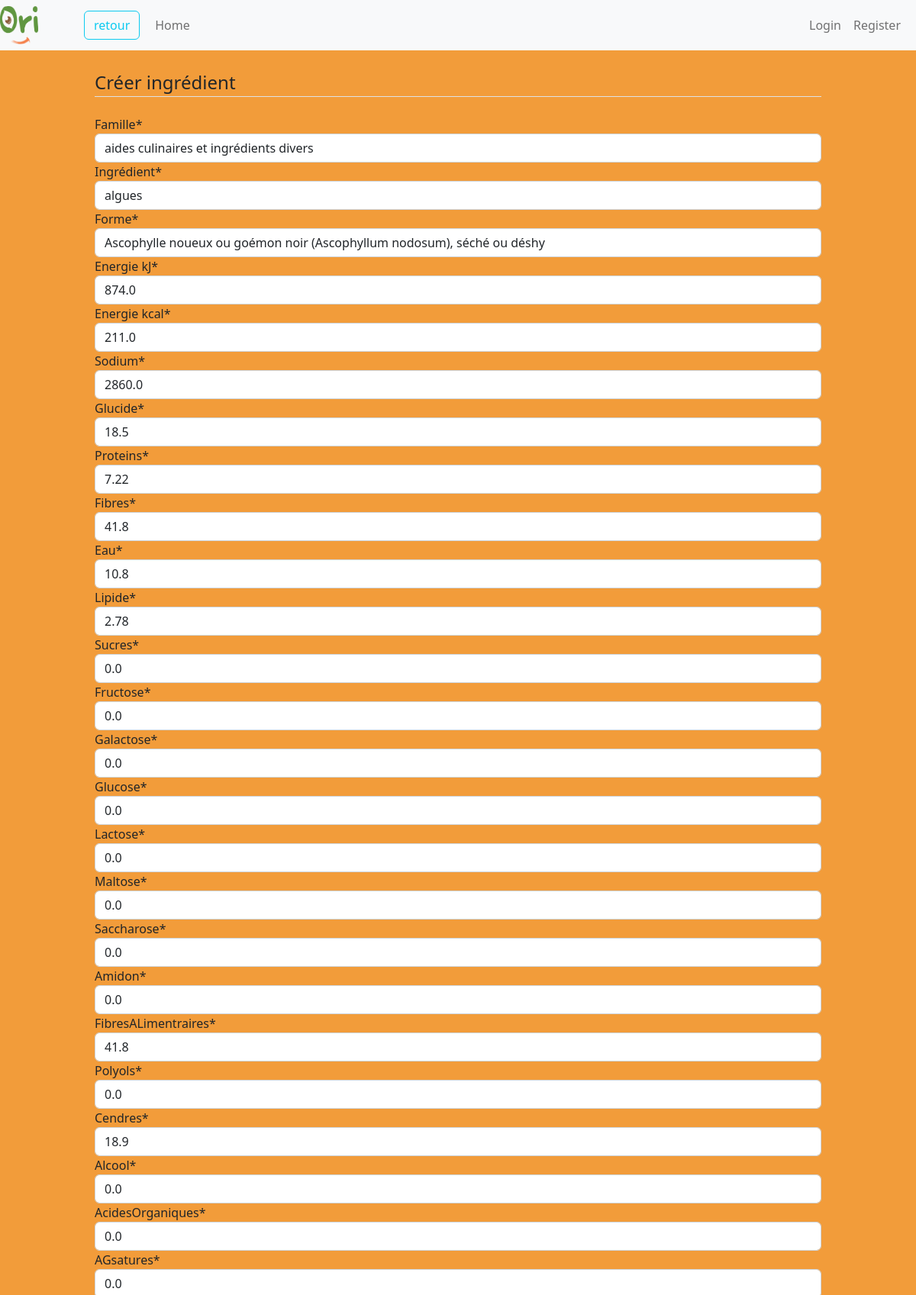
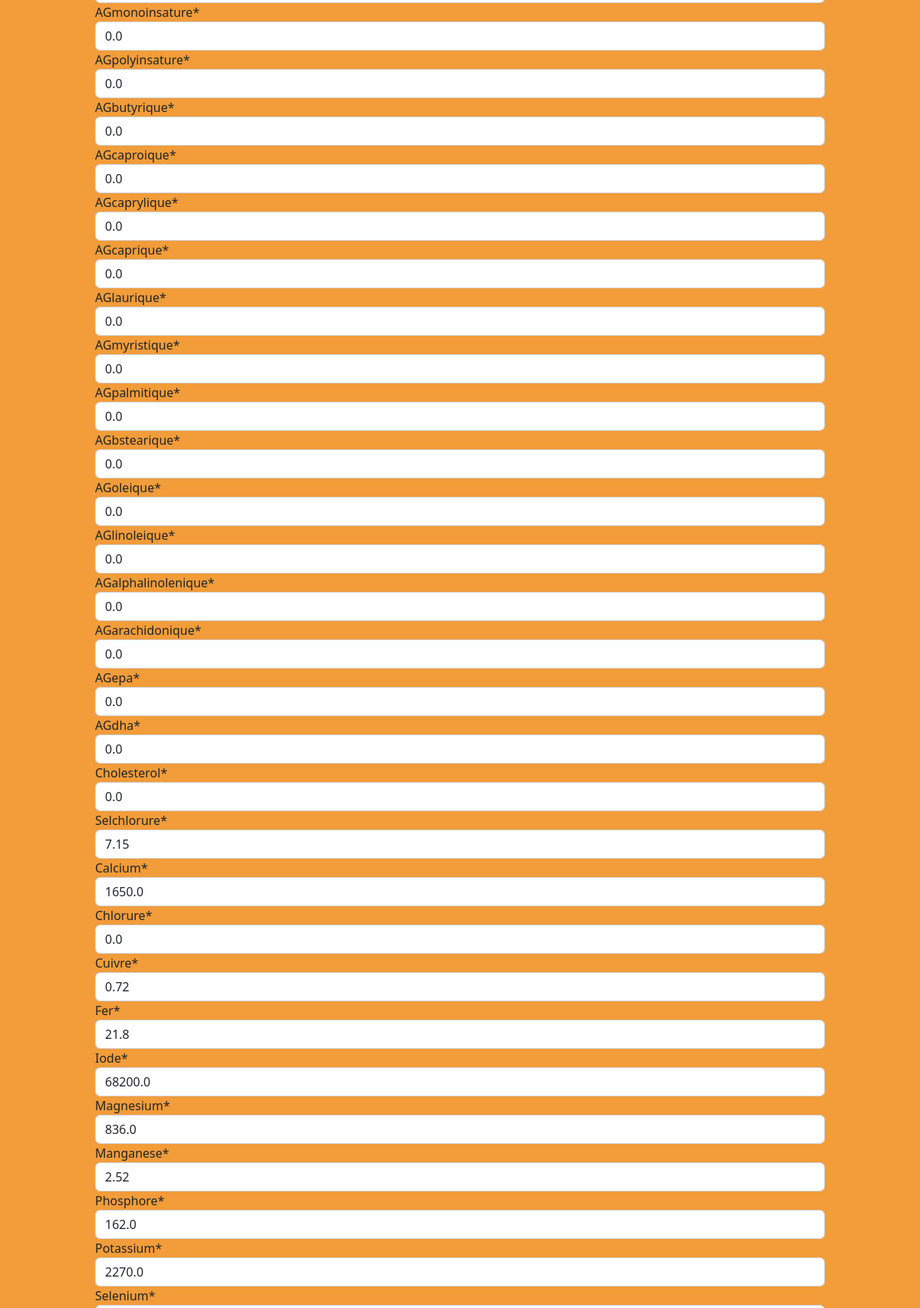
The app's page /ingredients/3117/update (upper part) with its own data (2 pictures, top to bottom).
### recipe/models.py (models this page shows, shortened)
class Ingredient(models.Model):
    famille = models.ForeignKey(Famille, on_delete=models.CASCADE, related_name="famille_ingredient", null=True)
    forme = models.ForeignKey(Forme, on_delete=models.CASCADE, related_name="forme_ingredient", null=True, verbose_name='ingrédient')
    name = models.CharField(max_length=500, verbose_name='forme')
    energie_kJ = models.FloatField(null= True)
    energie_kcal = models.FloatField(null= True)
    sodium = models.FloatField(null= True)
    glucide = models.FloatField(null= True)
    proteins = models.FloatField(null= True)
    fibres = models.FloatField(null= True)
    eau = models.FloatField(null= True)
    lipide = models.FloatField(null= True)
    sucres = models.FloatField(null= True)
    fructose = models.FloatField(null= True)
    galactose = models.FloatField(null= True)
    glucose = models.FloatField(null= True)
    lactose = models.FloatField(null= True)
    maltose = models.FloatField(null= True)
    saccharose = models.FloatField(null= True)
    amidon = models.FloatField(null= True)
    fibresALimentraires = models.FloatField(null= True)
    polyols = models.FloatField(null= True)
    cendres = models.FloatField(null= True)
    alcool = models.FloatField(null= True)
    acidesOrganiques = models.FloatField(null= True)
    AGsatures = models.FloatField(null= True)
    AGmonoinsature = models.FloatField(null= True)
    AGpolyinsature = models.FloatField(null= True)
    AGbutyrique = models.FloatField(null= True)
    AGcaproique = models.FloatField(null= True)
    AGcaprylique = models.FloatField(null= True)
    AGcaprique = models.FloatField(null= True)
    AGlaurique = models.FloatField(null= True)
    AGmyristique = models.FloatField(null= True)
    AGpalmitique = models.FloatField(null= True)
    AGbstearique = models.FloatField(null= True)
    AGoleique = models.FloatField(null= True)
    AGlinoleique = models.FloatField(null= True)
    AGalphalinolenique = models.FloatField(null= True)
    AGarachidonique = models.FloatField(null= True)
    AGepa = models.FloatField(null= True)
    AGdha = models.FloatField(null = True)
    cholesterol = models.FloatField(null= True)
    selchlorure = models.FloatField(null= True)
    calcium = models.FloatField(null= True)
    chlorure = models.FloatField(null= True)
    cuivre = models.FloatField(null= True)
    fer = models.FloatField(null= True)
    iode = models.FloatField(null= True)
    magnesium = models.FloatField(null= True)
    manganese = models.FloatField(null= True)
    phosphore = models.FloatField(null= True)
    potassium = models.FloatField(null= True)
    selenium = models.FloatField(null= True)
    zinc = models.FloatField(null= True)
    retinol = models.FloatField(null= True)
    betaCarotene = models.FloatField(null= True)
    vitamineD = models.FloatField(null= True)
    vitamineE = models.FloatField(null= True)
    VitamineK1 = models.FloatField(null= True)
    vitamineK2 = models.FloatField(null= True)
    vitamineB1 = models.FloatField(null= True)
    vitamineB2 = models.FloatField(null= True)
    VitamineB3 = models.FloatField(null= True)
    vitamineB5 = models.FloatField(null= True)
    vitamineB6 = models.FloatField(null= True)
    vitamineB9 = models.FloatField(null= True)
    VitamineB12 = models.FloatField(null= True)

class Famille(models.Model):
    name = models.CharField(max_length=1000)
    def __str__(self):
        return self.name

### recipe/views.py (the view)
# urls.py: path('ingredients/<int:pk>/update', views.IngredientUpdateView.as_view(), name="ingredients-update"),
class IngredientUpdateView(UpdateView):
    model = models.Ingredient
    template_name = 'ingredients/ingredient_form.html'
    fields = '__all__'
    success_url = reverse_lazy('ingredients-recipe')

### recipe/models.py (called while the page is built)
    def __str__(self):
        return self.name

### recipe/templates/ingredients/ingredient_form.html (shortened to what this page needs)
{% extends "recipe/base.html" %}
{% load crispy_forms_tags %}
{%block back%}
{%url "recipe-home" %}
{%endblock back%}
{% block content %}
<div class="container">
  <form method="POST">
    <fieldset class="form-group">
      <legend class="border-bottom mb-4">Créer ingrédient</legend>
      {{ form|crispy }}
    </fieldset>
  </form>
</div>
{% endblock content %}

### recipe/templates/recipe/base.html (style rules this page uses)
body { background-color: rgba(239, 127, 0, 0.774); }

### records on screen
Ingredient: famille "aides culinaires et ingrédients divers", forme "algues", energie_kJ "874.0", energie_kcal "211.0", sodium "2860.0", glucide "18.5", proteins "7.22", fibres "41.8", eau "10.8", lipide "2.78", sucres "0.0", fructose "0.0", galactose "0.0", glucose "0.0", lactose "0.0", maltose "0.0", saccharose "0.0", amidon "0.0", fibresALimentraires "41.8", polyols "0.0", cendres "18.9", alcool "0.0", acidesOrganiques "0.0", AGsatures "0.0", AGmonoinsature "0.0", AGpolyinsature "0.0", AGbutyrique "0.0", AGcaproique "0.0", AGcaprylique "0.0", AGcaprique "0.0", AGlaurique "0.0", AGmyristique "0.0", AGpalmitique "0.0", AGbstearique "0.0", AGoleique "0.0", AGlinoleique "0.0", AGalphalinolenique "0.0", AGarachidonique "0.0", AGepa "0.0", AGdha "0.0", cholesterol "0.0", selchlorure "7.15", calcium "1650.0", chlorure "0.0", cuivre "0.72", fer "21.8", iode "68200.0", magnesium "836.0", manganese "2.52", phosphore "162.0", potassium "2270.0"
Famille: name "Ascophylle noueux ou goémon noir (Ascophyllum nodosum), séché ou déshy"
